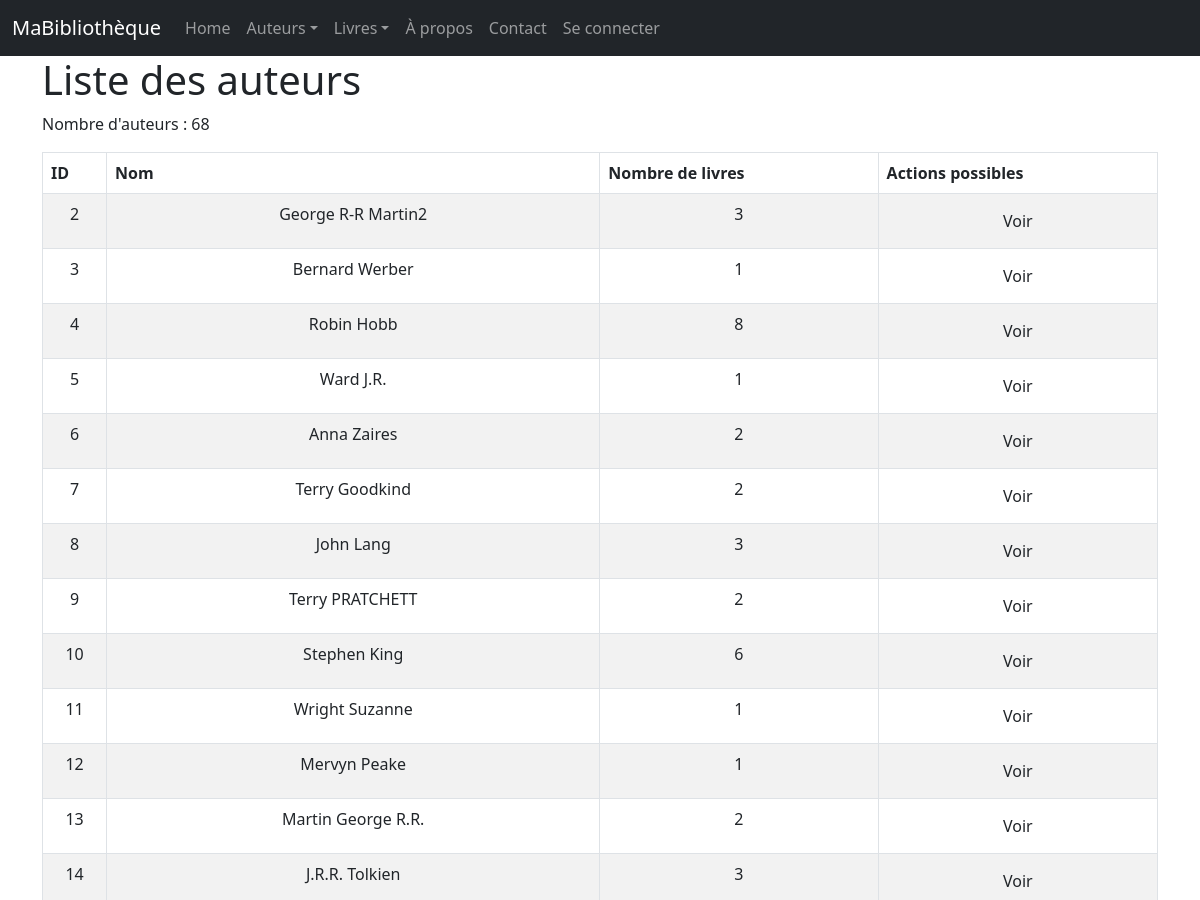
The page /auteurs/ (upper part) on the database as committed earlier.
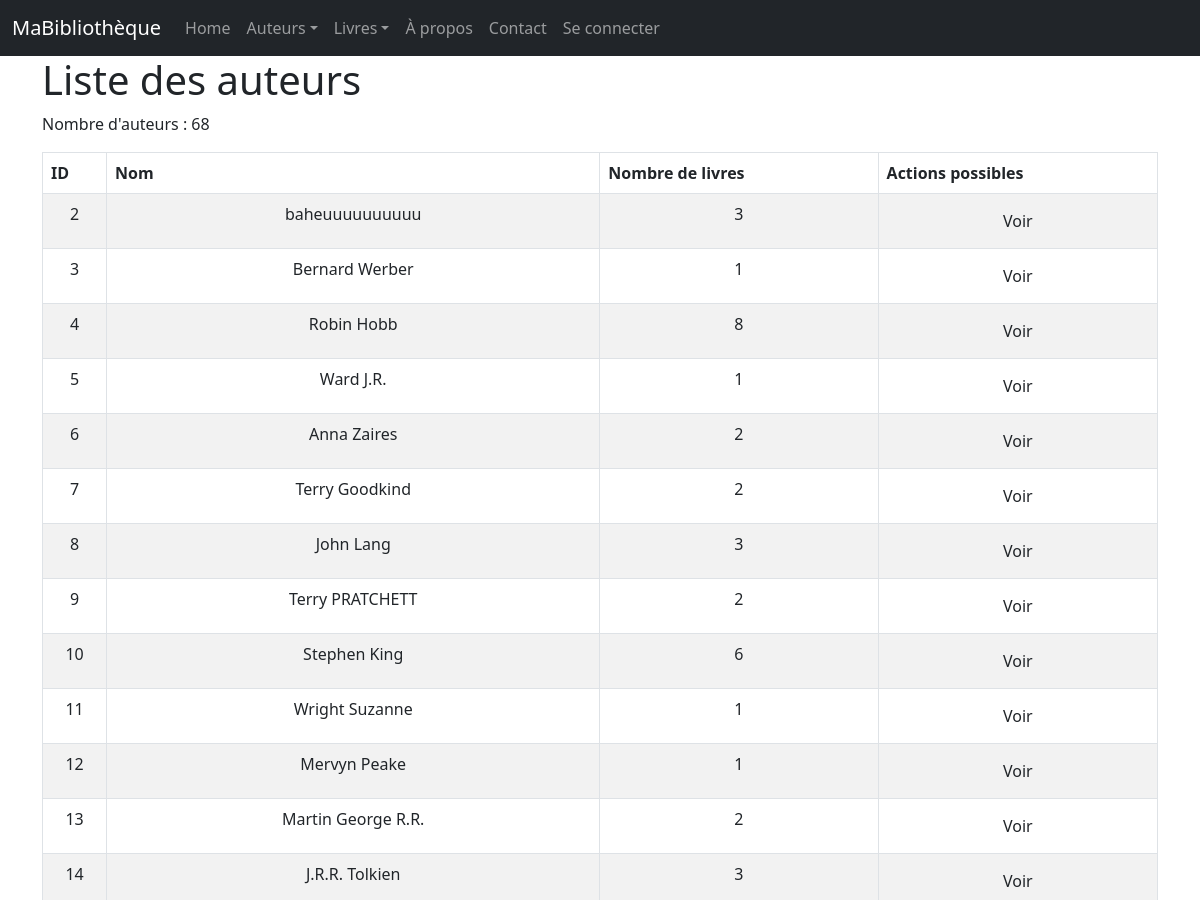
The same page on the database as committed later.
### monApp/models.py (models this page shows, shortened)
class Auteur(db.Model):
    idA = db.Column( db.Integer, primary_key=True )
    Nom = db.Column( db.String(100) )

### monApp/views.py (the view)
@app.route('/auteurs/')
def getAuteurs():
    lesAuteurs = Auteur.query.all()
    return render_template('auteurs_list.html', title="R3.01 Dev Web avec Flask", auteurs=lesAuteurs)

### monApp/templates/auteurs_list.html (shortened to what this page needs)
{% extends "base.html" %}
{% block main %}
    <h1>Liste des auteurs</h1>
    <p>Nombre d'auteurs : {{ auteurs|length }}</p>
    <table class="table table-striped table-bordered table-hover">
        <thead>
            <tr>
                <th>ID</th>
                <th>Nom</th>
                <th>Nombre de livres</th>
                <th>Actions possibles</th>
            </tr>
        </thead>
        <tbody>
            {% for unAuteur in auteurs %}
                <tr>
                    <td>{{ unAuteur.idA }}</td>
                    <td>{{ unAuteur.Nom }}</td>
                    <td>{{ unAuteur.livres.count() }}</td>
                    <td>
                        <div class="task-controls">
                            <a href="{{ url_for('viewAuteur', idA=unAuteur.idA) }}" class="btn btn-nfo">
                                Voir
                            </a>
                        </div>
                    </td>
                </tr>
            {% endfor %}
        </tbody>
    </table>
{% endblock %}

Rows that differ between the two databases and show on the page:
changed Auteur id 2: Nom "George R-R Martin2" → "baheuuuuuuuuuu"
